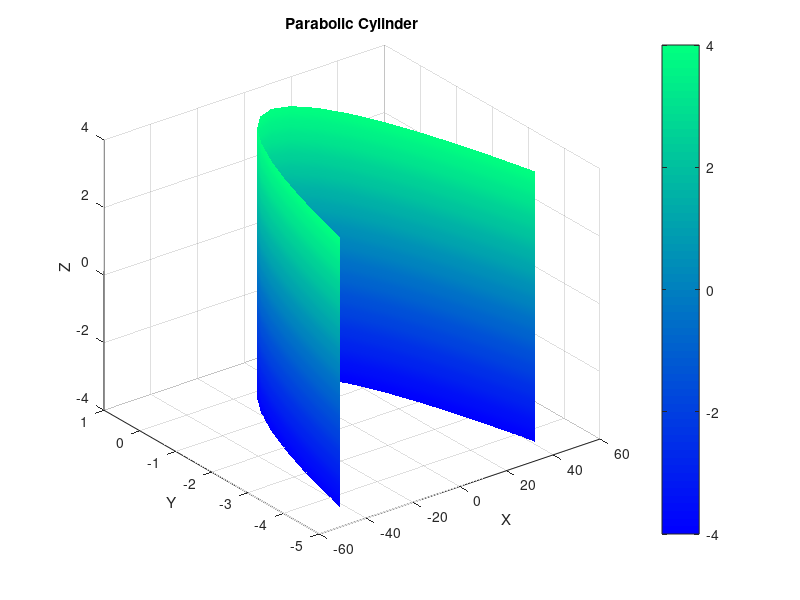
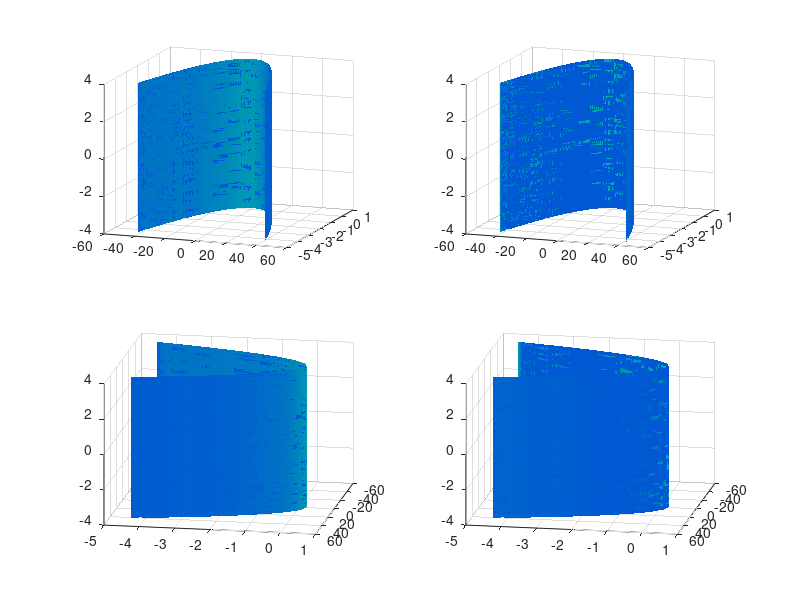

These charts were generated, in order, by the following MATLAB code: (Note: this script raises an error after producing the figures.)


% University Project - Plotting two second-order surfaces
% Plot two cylinders in 4 projectoins with given values
% No symbolic variables allowed


%  Parabolic Cylinder given values
% a = 8.33 b = -2.70 x0 = -0.40 y0 = 0.22 
% Hyperbolic Cylinder given values
% a = 6.32 b = -2.78 x0 = 1.36 y0 = -0.29

% Parabolic Cylinder in one projection
figure
a=8.33;
b=-2.70;
x0=-0.40;
y0=0.22;
fi = 0:pi/20:2*pi; 
z=-4:0.2:4;
[Fi,Z] = meshgrid(fi,z)
Ro = 5;
X = x0 + a*Ro*cos(Fi);
Y = y0 + (Ro.^2*cos(Fi).^2./(2*b));
surf(X,Y,Z);
title('Parabolic Cylinder');
xlabel('X')
ylabel('Y')
zlabel('Z')
shading interp
colormap winter
colorbar

%Parabolic Cylinder in 4 projections
figure
a=8.33;
b=-2.70;
x0=-0.40;
y0=0.22;
fi = 0:pi/20:2*pi; 
z=-4:0.2:4;
ro = 5;
[Fi,Z] = meshgrid(fi,z)
Ro = 5;
X = x0 + a*Ro*cos(Fi);
Y = y0 + (Ro.^2*cos(Fi).^2./(2*b));
colormap winter

subplot(2,2,1)
surfl(X,Y,Z,[10,50])
view(20,15)
shading interp
 
subplot(2,2,2)
surfl(X,Y,Z,[20,150])
view(20,15)
shading interp
 
subplot(2,2,3)
surfl(X,Y,Z,[10,50])
view(100,20)
shading interp
 
subplot(2,2,4)
surfl(X,Y,Z,[20,150])
view(100,20)
shading interp

sgtitle('Parabolic Cylinder 4 Projections')


%Hyperbolic Cylinder in one projection
figure
a = 6.32; 
b = -2.78;
x0= 1.36; 
y0= -0.29;
fi1=-pi/4+0.01:pi/100:pi/4-0.01;
fi2=3*pi/4+0.01:pi/100:5*pi/4-0.01;
z=-4:0.2:4;
[Fi1,Z]=meshgrid(fi1,z);
[Fi2,Z]=meshgrid(fi2,z);
Ro1 = 1./(sqrt(cos(2*Fi1)));
Ro2 = 1./(sqrt(cos(2*Fi2)));
X1=x0+a*cos(Fi1).*Ro1;
Y1=y0+a*sin(Fi1).*Ro1;
X2=x0+a*cos(Fi1).*Ro2;
Y2=y0+a*sin(Fi1).*Ro2;
surf(X1,Y1,Z)
title('Hyperbolic Cylinder');
xlabel('X')
ylabel('Y')
zlabel('Z')
shading interp
colormap spring
colorbar
hold on
surf(X2,Y2,Z)

% Hyperbolic Cylinder in 4 Projections
figure
a = 6.32; 
b = -2.78;
x0= 1.36; 
y0= -0.29;
fi1=-pi/4+0.01:pi/100:pi/4-0.01;
fi2=3*pi/4+0.01:pi/100:5*pi/4-0.01;
z=-4:0.2:4;
[Fi1,Z]=meshgrid(fi1,z);
[Fi2,Z]=meshgrid(fi2,z);
Ro1 = 1./(sqrt(cos(2*Fi1)));
Ro2 = 1./(sqrt(cos(2*Fi2)));
X1=x0+a*cos(Fi1).*Ro1;
Y1=y0+a*sin(Fi1).*Ro1;
X2=x0+a*cos(Fi1).*Ro2;
Y2=y0+a*sin(Fi1).*Ro2;
surf(X1,Y1,Z)
 
subplot(2,2,1)
[n,m]=size(Z)
color=zeros(n,m,3)
surf(X1,Y1,Z)
view(0,15)
 
subplot(2,2,2)
[n,m]=size(Z)
color=zeros(n,m,3)
surf(X1,Y1,Z)
shading interp
view(0,15)
 
subplot(2,2,3)
[n,m]=size(Z)
color=zeros(n,m,3)
mesh(X1,Y1,Z)
view(0,15)
 
subplot(2,2,4)
contourf(X1,Y1,Z)
colormap spring
grid on


sgtitle('Hyperbolic Cylinder 4 Projections')
